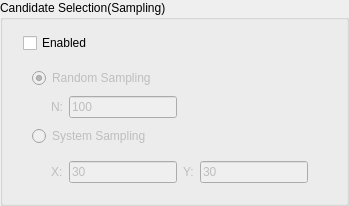
       <widget class="QGroupBox" name="groupBox">
        <property name="title">
         <string>Candidate Selection(Sampling)</string>
        </property>
        <property name="alignment">
         <set>Qt::AlignLeading|Qt::AlignLeft|Qt::AlignTop</set>
        </property>
        <layout class="QVBoxLayout" name="verticalLayout_4">
         <item alignment="Qt::AlignTop">
          <widget class="QWidget" name="widget" native="true">
           <layout class="QVBoxLayout" name="verticalLayout_2">
            <property name="topMargin">
             <number>2</number>
            </property>
            <property name="bottomMargin">
             <number>0</number>
            </property>
            <item>
             <widget class="QCheckBox" name="sample_checkbox">
              <property name="text">
               <string>Enabled</string>
              </property>
             </widget>
            </item>
            <item>
             <widget class="QWidget" name="sample_para_widget" native="true">
              <property name="enabled">
               <bool>false</bool>
              </property>
              <layout class="QVBoxLayout" name="verticalLayout_5">
               <property name="bottomMargin">
                <number>0</number>
               </property>
               <item>
                <widget class="QRadioButton" name="random_sample_radioButton">
                 <property name="text">
                  <string>Random Sampling</string>
                 </property>
                 <property name="checked">
                  <bool>true</bool>
                 </property>
                </widget>
               </item>
               <item alignment="Qt::AlignLeft">
                <widget class="QWidget" name="random_sample_para_widget" native="true">
                 <property name="enabled">
                  <bool>false</bool>
                 </property>
                 <layout class="QHBoxLayout" name="horizontalLayout">
                  <property name="topMargin">
                   <number>2</number>
                  </property>
                  <property name="bottomMargin">
                   <number>2</number>
                  </property>
                  <item>
                   <spacer name="horizontalSpacer">
                    <property name="orientation">
                     <enum>Qt::Horizontal</enum>
                    </property>
                    <property name="sizeType">
                     <enum>QSizePolicy::Fixed</enum>
                    </property>
                    <property name="sizeHint" stdset="0">
                     <size>
                      <width>10</width>
                      <height>20</height>
                     </size>
                    </property>
                   </spacer>
                  </item>
                  <item>
                   <widget class="QLabel" name="label_4">
                    <property name="sizePolicy">
                     <sizepolicy hsizetype="Fixed" vsizetype="Preferred">
                      <horstretch>0</horstretch>
                      <verstretch>0</verstretch>
                     </sizepolicy>
                    </property>
                    <property name="text">
                     <string>N:</string>
                    </property>
                   </widget>
                  </item>
                  <item>
                   <widget class="QLineEdit" name="n_number_edit">
                    <property name="sizePolicy">
                     <sizepolicy hsizetype="Fixed" vsizetype="Fixed">
                      <horstretch>0</horstretch>
                      <verstretch>0</verstretch>
                     </sizepolicy>
                    </property>
                    <property name="text">
                     <string>100</string>
                    </property>
                   </widget>
                  </item>
                 </layout>
                </widget>
               </item>
               <item>
                <widget class="QRadioButton" name="system_sample_radioButton">
                 <property name="text">
                  <string>System Sampling</string>
                 </property>
                </widget>
               </item>
               <item alignment="Qt::AlignLeft">
                <widget class="QWidget" name="system_sample_para_widget" native="true">
                 <property name="enabled">
                  <bool>false</bool>
                 </property>
                 <layout class="QHBoxLayout" name="horizontalLayout_3">
                  <item>
                   <spacer name="horizontalSpacer_2">
                    <property name="orientation">
                     <enum>Qt::Horizontal</enum>
                    </property>
                    <property name="sizeType">
                     <enum>QSizePolicy::Fixed</enum>
                    </property>
                    <property name="sizeHint" stdset="0">
                     <size>
                      <width>10</width>
                      <height>20</height>
                     </size>
                    </property>
                   </spacer>
                  </item>
                  <item>
                   <widget class="QLabel" name="label">
                    <property name="text">
                     <string>X:</string>
                    </property>
                   </widget>
                  </item>
                  <item>
                   <widget class="QLineEdit" name="x_number_edit">
                    <property name="sizePolicy">
                     <sizepolicy hsizetype="Fixed" vsizetype="Fixed">
                      <horstretch>0</horstretch>
                      <verstretch>0</verstretch>
                     </sizepolicy>
                    </property>
                    <property name="text">
                     <string>30</string>
                    </property>
                   </widget>
                  </item>
                  <item>
                   <widget class="QLabel" name="label_2">
                    <property name="text">
                     <string>Y:</string>
                    </property>
                   </widget>
                  </item>
                  <item>
                   <widget class="QLineEdit" name="y_number_edit">
                    <property name="sizePolicy">
                     <sizepolicy hsizetype="Fixed" vsizetype="Fixed">
                      <horstretch>0</horstretch>
                      <verstretch>0</verstretch>
                     </sizepolicy>
                    </property>
                    <property name="text">
                     <string>30</string>
                    </property>
                   </widget>
                  </item>
                 </layout>
                </widget>
               </item>
              </layout>
             </widget>
            </item>
           </layout>
          </widget>
         </item>
        </layout>
       </widget>
